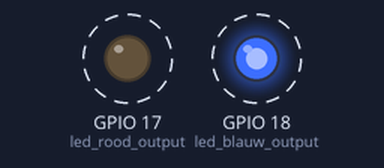
Bench run of a program on a simulated Raspberry Pi (BCM pin numbers). On the bench: output pins drawn as LEDs (lit = HIGH). Dashed ring = blinking.

Above: at 0.2 s.
Timing chart, 0 to 3.0 s (numbered marks = the images above):
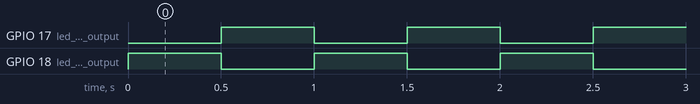

Measured:
- by itself, GPIO 17 (led_rood_output), GPIO 18 (led_blauw_output): alternates HIGH for 0.50 s and LOW for 0.50 s

The program:

politie.py
```python
import time
import RPi.GPIO as GPIO

led_blauw_output = 18
led_rood_output = 17

GPIO.setmode(GPIO.BCM)
GPIO.setup(led_blauw_output, GPIO.OUT)
GPIO.setup(led_rood_output, GPIO.OUT)

led_blauw = False
led_rood = True

while True:
    led_blauw = not led_blauw
    led_rood = not led_rood
    GPIO.output(led_blauw_output, led_blauw)
    GPIO.output(led_rood_output, led_rood)
    time.sleep(0.5)
```
